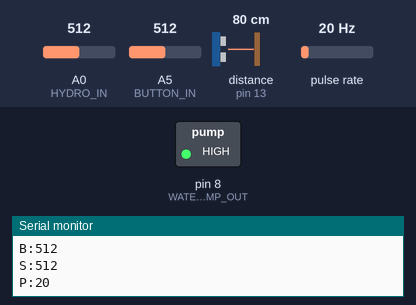
A sketch run on a simulated Arduino Uno, built with avr-gcc and run on an emulated ATmega328P. On the bench: switched loads named in the sketch (green lamp = pin HIGH), the last lines printed to the serial monitor. Wiring (inferred from the names in the program): pulse sensor: data pin 2. Dashed ring = blinking. The test bench sets the inputs (shaded band); at power-on: A0 (HYDRO_IN) = 512, A5 (BUTTON_IN) = 512, distance to the obstacle (sensor on pin 13) 80 cm, pulse rate 20 Hz. The echo pulse lasts 58.3 µs per cm.

Above: at 1.2 s.
1.3 s: A0 (HYDRO_IN) set to 632
3.2 s: A0 (HYDRO_IN) set to 665
At 4.7 s:
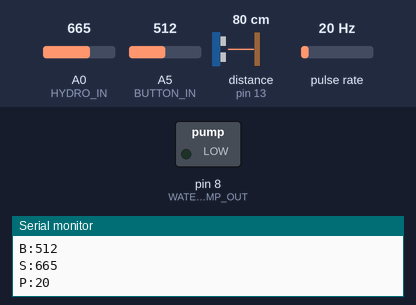
7.4 s: A0 (HYDRO_IN) set to 306
At 8.1 s:
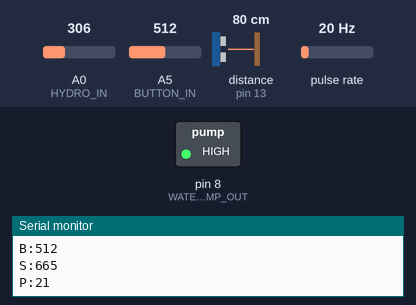
8.9 s: A0 (HYDRO_IN) set to 716
At 11.1 s:
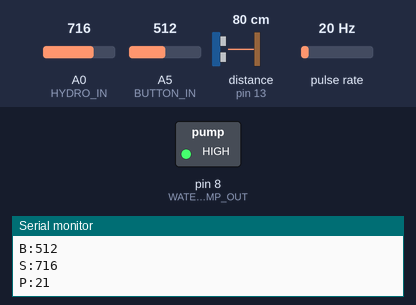
Timing chart, 0 to 14.1 s (numbered marks = the images above; inputs shaded):
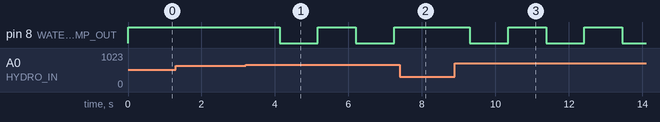

Measured:
- the behaviour switches between 650 and 651 on A0 (HYDRO_IN) (found by bisection; images 0 and 1)
- after the input at 3.2 s, pin 8 (WATER_PUMP_OUT): alternates HIGH for 1.0 s and LOW for 1.0 s, starting after 0.93 s
- after the input at 7.4 s, pin 8 (WATER_PUMP_OUT): stays HIGH (without the input it goes to LOW after 0.88 s)
- after the input at 8.9 s, pin 8 (WATER_PUMP_OUT): alternates HIGH for 1.0 s and LOW for 1.0 s, starting after 0.41 s

The sketch:

RainfallMeasurement.ino
```cpp
#include <hcsr04.h>

#define DEBUG

#define TRIG_PIN 12
#define ECHO_PIN 13
#define HYDRO_IN A0
#define BUTTON_IN A5
#define WATER_PUMP_OUT 8
#define WATER_FLOW_IN 2 // interupts only on digital pin 2 , 3 on arduino uno

#define SERIAL_SPEED 9600
#define TIMEOUT 1

const uint16_t buttonSwLvl = 500;
const unsigned long period = 1000;
const float calibrationFactor = 2.25f; // from datasheet
uint16_t sensorSwLvl = 650;
uint16_t distanceSwLvl = 0;

bool turnOn = false;
bool reset0 = false;
bool isWritten = false;

volatile int flowFrequency;
float flowRate;
unsigned long oldTime;
bool stringComplete = false;
String inputString = "";


int sensorValue;
int buttonValue;

/*=========================================*/

HCSR04 hcsr04(TRIG_PIN, ECHO_PIN, 20, 4000);

void flow(){
   flowFrequency++;
}

void send_to_serial(const char* symbol, int value){
      Serial.print(symbol);
      Serial.println(value);
      Serial.flush();
}

void setup(){
    Serial.begin(SERIAL_SPEED);
    //Serial.setTimeout(TIMEOUT);

    pinMode(WATER_PUMP_OUT, OUTPUT);
    digitalWrite(WATER_PUMP_OUT, HIGH);

    pinMode(WATER_FLOW_IN, INPUT);
    pinMode(BUTTON_IN, INPUT);
    pinMode(HYDRO_IN, INPUT);
    digitalWrite(WATER_FLOW_IN, HIGH);

    pinMode(WATER_FLOW_IN, INPUT_PULLUP);
    attachInterrupt(digitalPinToInterrupt(WATER_FLOW_IN), flow, RISING);

   oldTime = millis();
}

enum States { NORMAL, PUMP_OUT };


int normal(void* data){
      if(sensorValue > sensorSwLvl){
         return PUMP_OUT;
      }
      return NORMAL;
}

int pump_out(void* data){
      if(hcsr04.distanceInMillimeters() > distanceSwLvl){
         return NORMAL;
      }
      return PUMP_OUT;
}

int (*states[])(void*) = {normal, pump_out};
unsigned int current = NORMAL;

void loop() {
   if(millis() - oldTime > period){
      cli();
      sensorValue = analogRead(HYDRO_IN);
      buttonValue = analogRead(BUTTON_IN);


      send_to_serial("D:", hcsr04.distanceInMillimeters());
      send_to_serial("B:", buttonValue);
      send_to_serial("S:", sensorValue);
      send_to_serial("P:", flowFrequency);


      // if(buttonValue < buttonSwLvl){
      //    if(current == NORMAL) current = PUMP_OUT;
      //    if(current == PUMP_OUT) current = NORMAL;
      // }

      current = states[current]((void*) &current);

      if(current == PUMP_OUT){
         digitalWrite(WATER_PUMP_OUT, LOW);
      }else{
         digitalWrite(WATER_PUMP_OUT, HIGH);
      }

      flowFrequency = 0;
      oldTime = millis();
      sei();
   }
}

void serialEvent() {
  while (Serial.available()) {
      inputString = Serial.readString();
      int delimieter = inputString.indexOf(":");
      if(inputString.substring(0, delimieter-1).compareTo("BB")){
         int buttonValue = inputString.substring(delimieter+1).toInt();
         if(buttonValue){
            digitalWrite(WATER_PUMP_OUT, LOW);
         }else{
            digitalWrite(WATER_PUMP_OUT, HIGH);
         }
      }
      if(inputString.substring(0, delimieter-1).compareTo("MAX")){
         int objectHeight = inputString.substring(delimieter+1).toInt();
         distanceSwLvl = objectHeight * 0.8;
      }
  }
}
```
